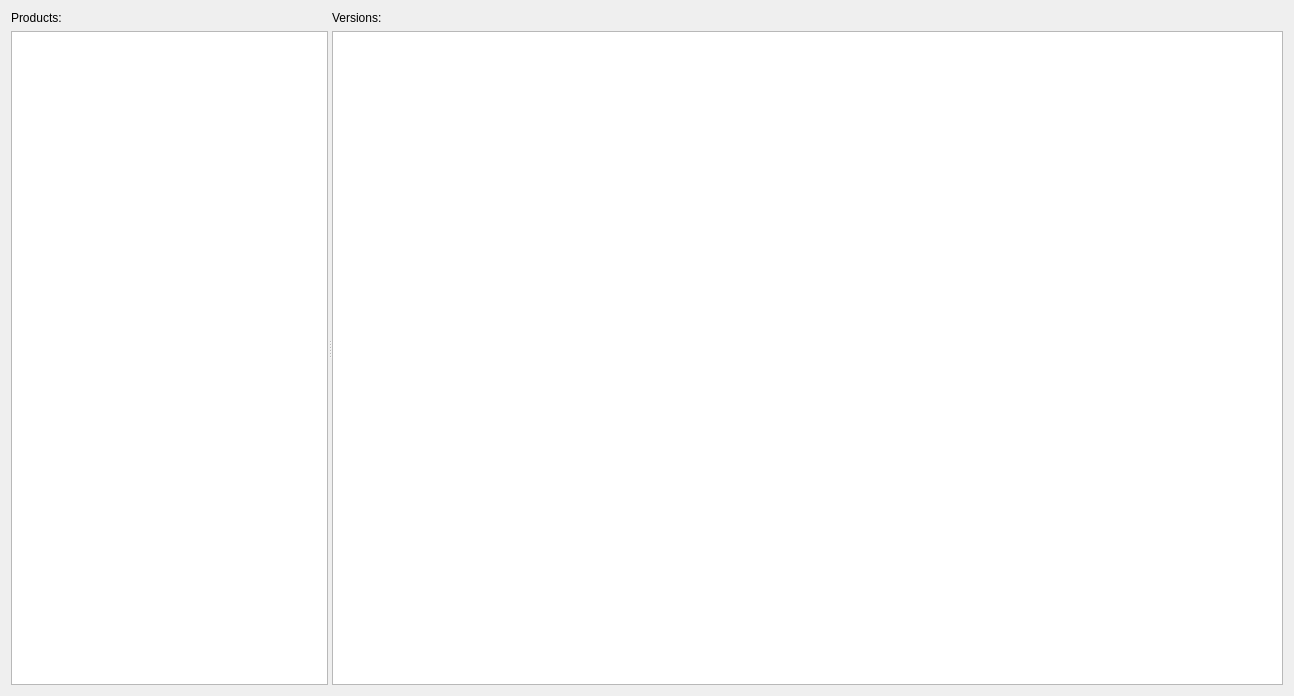
<?xml version="1.0" encoding="UTF-8"?>
<ui version="4.0">
 <class>dlg_ProductBrowser</class>
 <widget class="QDialog" name="dlg_ProductBrowser">
  <property name="geometry">
   <rect>
    <x>0</x>
    <y>0</y>
    <width>1294</width>
    <height>696</height>
   </rect>
  </property>
  <property name="windowTitle">
   <string>Product Browser</string>
  </property>
  <layout class="QVBoxLayout" name="verticalLayout_4">
   <item>
    <widget class="QSplitter" name="splitter">
     <property name="orientation">
      <enum>Qt::Horizontal</enum>
     </property>
     <widget class="QWidget" name="w_tasks" native="true">
      <property name="sizePolicy">
       <sizepolicy hsizetype="Preferred" vsizetype="Preferred">
        <horstretch>10</horstretch>
        <verstretch>0</verstretch>
       </sizepolicy>
      </property>
      <layout class="QVBoxLayout" name="verticalLayout_3">
       <property name="leftMargin">
        <number>0</number>
       </property>
       <property name="topMargin">
        <number>0</number>
       </property>
       <property name="rightMargin">
        <number>0</number>
       </property>
       <property name="bottomMargin">
        <number>0</number>
       </property>
       <item>
        <widget class="QLabel" name="l_identifier">
         <property name="text">
          <string>Products:</string>
         </property>
        </widget>
       </item>
       <item>
        <widget class="QTreeWidget" name="tw_identifier">
         <property name="contextMenuPolicy">
          <enum>Qt::CustomContextMenu</enum>
         </property>
         <property name="selectionMode">
          <enum>QAbstractItemView::ExtendedSelection</enum>
         </property>
         <property name="indentation">
          <number>10</number>
         </property>
         <attribute name="headerVisible">
          <bool>false</bool>
         </attribute>
         <column>
          <property name="text">
           <string notr="true">1</string>
          </property>
         </column>
        </widget>
       </item>
      </layout>
     </widget>
     <widget class="QWidget" name="w_versions" native="true">
      <property name="sizePolicy">
       <sizepolicy hsizetype="Preferred" vsizetype="Preferred">
        <horstretch>30</horstretch>
        <verstretch>0</verstretch>
       </sizepolicy>
      </property>
      <layout class="QVBoxLayout" name="verticalLayout_2">
       <property name="leftMargin">
        <number>0</number>
       </property>
       <property name="topMargin">
        <number>0</number>
       </property>
       <property name="rightMargin">
        <number>0</number>
       </property>
       <property name="bottomMargin">
        <number>0</number>
       </property>
       <item>
        <widget class="QWidget" name="w_version" native="true">
         <layout class="QHBoxLayout" name="horizontalLayout">
          <property name="leftMargin">
           <number>0</number>
          </property>
          <property name="topMargin">
           <number>0</number>
          </property>
          <property name="rightMargin">
           <number>0</number>
          </property>
          <property name="bottomMargin">
           <number>0</number>
          </property>
          <item>
           <widget class="QLabel" name="l_version">
            <property name="text">
             <string>Versions:</string>
            </property>
           </widget>
          </item>
          <item>
           <widget class="QLabel" name="l_versionRight">
            <property name="layoutDirection">
             <enum>Qt::LeftToRight</enum>
            </property>
            <property name="text">
             <string/>
            </property>
            <property name="alignment">
             <set>Qt::AlignRight|Qt::AlignTrailing|Qt::AlignVCenter</set>
            </property>
           </widget>
          </item>
         </layout>
        </widget>
       </item>
       <item>
        <widget class="QTableWidget" name="tw_versions">
         <property name="contextMenuPolicy">
          <enum>Qt::CustomContextMenu</enum>
         </property>
         <property name="editTriggers">
          <set>QAbstractItemView::NoEditTriggers</set>
         </property>
         <property name="selectionMode">
          <enum>QAbstractItemView::SingleSelection</enum>
         </property>
         <property name="selectionBehavior">
          <enum>QAbstractItemView::SelectRows</enum>
         </property>
         <property name="verticalScrollMode">
          <enum>QAbstractItemView::ScrollPerPixel</enum>
         </property>
         <property name="horizontalScrollMode">
          <enum>QAbstractItemView::ScrollPerPixel</enum>
         </property>
         <property name="showGrid">
          <bool>false</bool>
         </property>
         <property name="sortingEnabled">
          <bool>true</bool>
         </property>
         <attribute name="horizontalHeaderCascadingSectionResizes">
          <bool>false</bool>
         </attribute>
         <attribute name="horizontalHeaderMinimumSectionSize">
          <number>0</number>
         </attribute>
         <attribute name="horizontalHeaderHighlightSections">
          <bool>false</bool>
         </attribute>
         <attribute name="verticalHeaderVisible">
          <bool>false</bool>
         </attribute>
        </widget>
       </item>
      </layout>
     </widget>
    </widget>
   </item>
  </layout>
 </widget>
 <resources/>
 <connections/>
</ui>
